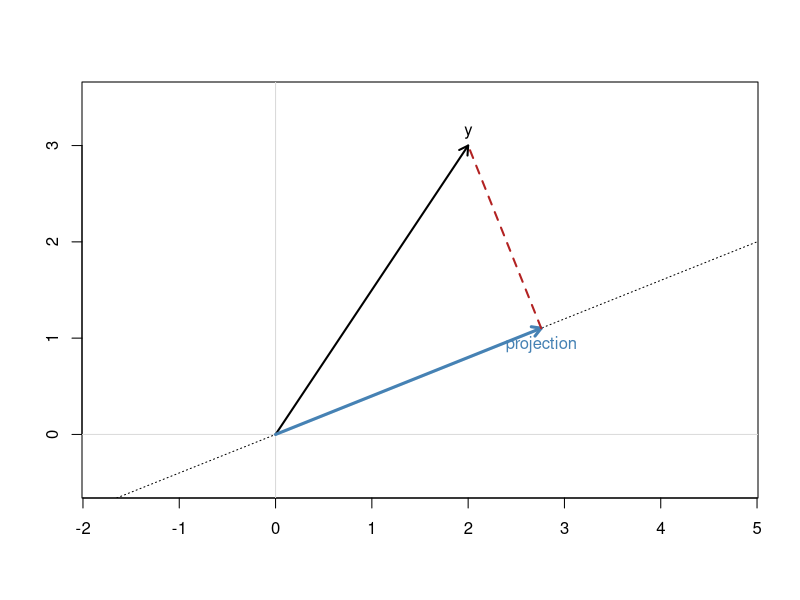

Write R code to recreate this figure.
## ---- chunk 1
set.seed(1)
a <- rnorm(50); b <- 0.6 * a + rnorm(50, 0, 0.8)
a_c <- a - mean(a); b_c <- b - mean(b)

c(cosine      = sum(a_c * b_c) / (sqrt(sum(a_c^2)) * sqrt(sum(b_c^2))),
  correlation = cor(a, b))
## ---- chunk 2
#| fig-width: 5
#| fig-height: 4.6
y <- c(2, 3)
u <- c(1, 0.4); u <- u / sqrt(sum(u^2))
p <- sum(u * y) * u

plot(NA, xlim = c(-0.5, 3.5), ylim = c(-0.5, 3.5), asp = 1, xlab = "", ylab = "")
abline(h = 0, v = 0, col = "grey85")
abline(0, u[2] / u[1], lty = 3)
arrows(0, 0, y[1], y[2], lwd = 2, length = 0.1)
arrows(0, 0, p[1], p[2], lwd = 3, col = "steelblue", length = 0.1)
segments(p[1], p[2], y[1], y[2], col = "firebrick", lwd = 2, lty = 2)
text(y[1], y[2], "y", pos = 3); text(p[1], p[2], "projection", pos = 1, col = "steelblue")

sum((y - p) * u)    # the residual is orthogonal to u
## ---- chunk 3
A <- matrix(c(2, 0, 1, 3), 2)
x <- c(1, 2)
A %*% x
x[1] * A[, 1] + x[2] * A[, 2]
## ---- chunk 4
set.seed(2)
X_wide <- matrix(rnorm(5 * 8), nrow = 5)   # 5 samples, 8 genes
qr(X_wide)$rank
qr(t(X_wide) %*% X_wide)$rank              # 8 by 8, but rank 5: no inverse
## ---- chunk 5
fit <- lm(mpg ~ wt + hp, data = mtcars)
X   <- model.matrix(fit)
y   <- mtcars$mpg

beta <- solve(t(X) %*% X, t(X) %*% y)
cbind(by_hand = drop(beta), lm = coef(fit))

round(t(X) %*% resid(fit), 8)   # orthogonal to every column
## ---- chunk 6
H <- X %*% solve(t(X) %*% X) %*% t(X)

c(trace           = sum(diag(H)),
  HH_minus_H      = max(abs(H %*% H - H)),
  vs_hatvalues    = max(abs(diag(H) - hatvalues(fit))))
## ---- chunk 7
c(kappa_X = kappa(X, exact = TRUE), kappa_XtX = kappa(t(X) %*% X, exact = TRUE))
## ---- chunk 8
gram_schmidt <- function(X) {
  Q <- X
  R <- matrix(0, ncol(X), ncol(X))
  for (j in seq_len(ncol(X))) {
    v <- X[, j]
    for (i in seq_len(j - 1)) {
      R[i, j] <- sum(Q[, i] * v)        # coordinate along an earlier direction
      v <- v - R[i, j] * Q[, i]         # remove that projection
    }
    R[j, j] <- sqrt(sum(v^2))
    Q[, j]  <- v / R[j, j]              # normalise what is left
  }
  list(Q = Q, R = R)
}

qr_X <- gram_schmidt(X)
round(t(qr_X$Q) %*% qr_X$Q, 10)                       # orthonormal columns

cbind(qr = drop(backsolve(qr_X$R, t(qr_X$Q) %*% y)), lm = coef(fit))
## ---- chunk 9
Zs <- cbind(1, scale(mtcars[, c("wt", "hp")]))    # standardised predictors

grad_descent <- function(Z, y, eta, iters) {
  b <- rep(0, ncol(Z))
  for (i in seq_len(iters)) b <- b + eta * drop(t(Z) %*% (y - Z %*% b))
  b
}

l_max <- max(eigen(t(Zs) %*% Zs)$values)

rbind(after_10    = grad_descent(Zs, y, 1 / l_max, 10),
      after_200   = grad_descent(Zs, y, 1 / l_max, 200),
      exact       = coef(lm(y ~ Zs - 1)),
      eta_too_big = grad_descent(Zs, y, 2.1 / l_max, 50))
## ---- chunk 10
Xc <- scale(as.matrix(iris[, 1:4]), center = TRUE, scale = FALSE)
S  <- t(Xc) %*% Xc / (nrow(Xc) - 1)
all.equal(S, cov(iris[, 1:4]), check.attributes = FALSE)
## ---- chunk 11
w <- c(0.5, -0.5, 0.5, 0.5)
c(direct = var(drop(Xc %*% w)), formula = drop(t(w) %*% S %*% w))
## ---- chunk 12
A <- matrix(c(2, 1, 1, 2), 2)
e <- eigen(A)
e$values                                   # 3 and 1
A %*% e$vectors[, 1]                       # same direction as v1 ...
e$values[1] * e$vectors[, 1]               # ... stretched by 3
## ---- chunk 13
e <- eigen(S)
Z <- Xc %*% e$vectors           # rotate the data

round(cov(Z), 4)                # diagonal: the off-diagonal covariances are gone
round(e$values, 4)
c(trace = sum(diag(S)), sum_eigenvalues = sum(e$values))
## ---- chunk 14
power_iteration <- function(S, iters = 100) {
  v <- rep(1, ncol(S)) / sqrt(ncol(S))
  for (i in seq_len(iters)) {
    v <- S %*% v
    v <- v / sqrt(sum(v^2))
  }
  list(vector = drop(v), value = drop(t(v) %*% S %*% v))
}

p1 <- power_iteration(S)
rbind(power_iteration = c(p1$value, p1$vector),
      eigen           = c(e$values[1], e$vectors[, 1]))
## ---- chunk 15
S_deflated <- S - p1$value * p1$vector %*% t(p1$vector)
c(power_iteration = power_iteration(S_deflated)$value, eigen = e$values[2])
## ---- chunk 16
s <- svd(Xc)
round(rbind(from_svd = s$d^2 / (nrow(Xc) - 1), from_eigen = eigen(S)$values), 4)
